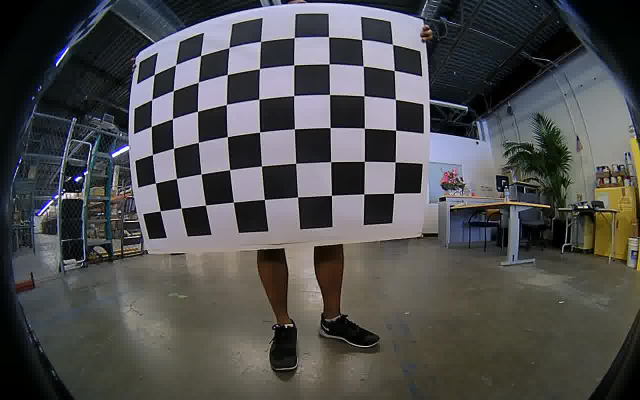
#> input picture input_images/image-005.jpg, 1280 x 800 px (shown at 1/2 size)
$ python main.py
#> lines starting #> are read from the running program, lines starting #| are printed output that depends on the picture; after the words box and inside, x2 and y2 are one past the last pixel; in counts of white or black regions, pixels touching at a corner belong together; long printed decimals are rounded
import cv2
import numpy as np
from scipy.optimize import least_squares

"""
    Performs single-image radial distortion calibration.
    Distortion model: x_d = x_u(1 + k1*r^2 + k2*r^4)
    where r^2 = x_u^2 + y_u^2 (normalized by focal length)
    """
class RadialDistortionCalibrator:
    def __init__(self, image_path, grid_size=(10, 7)):
        """Initialize with image path and checkerboard grid size."""
        self.img = cv2.imread(image_path)
        if self.img is None:
            raise RuntimeError(f"Cannot load image: {image_path}")

        self.gray = cv2.cvtColor(self.img, cv2.COLOR_BGR2GRAY)
        self.h, self.w = self.gray.shape
        self.grid_size = grid_size

    """Detect checkerboard corners using multiple strategies."""
    def detect_corners_robust(self):
        print("Detecting corners...")

        ret, corners = cv2.findChessboardCorners(
            self.gray, self.grid_size,
            cv2.CALIB_CB_ADAPTIVE_THRESH +
            cv2.CALIB_CB_NORMALIZE_IMAGE +
            cv2.CALIB_CB_FAST_CHECK
        )

        if not ret:
            print("  Standard detection failed, trying with preprocessing...")
            processed = cv2.GaussianBlur(self.gray, (5, 5), 0)
            processed = cv2.equalizeHist(processed)
            ret, corners = cv2.findChessboardCorners(
                processed, self.grid_size,
                cv2.CALIB_CB_ADAPTIVE_THRESH + cv2.CALIB_CB_NORMALIZE_IMAGE
            )

        if not ret:
            raise RuntimeError("Could not detect checkerboard corners")

        criteria = (cv2.TERM_CRITERIA_EPS + cv2.TERM_CRITERIA_MAX_ITER, 30, 0.001)
        corners_refined = cv2.cornerSubPix(
            self.gray, corners, (11, 11), (-1, -1), criteria
        )

        print(f"  Detected {len(corners_refined)} corners")
        return corners_refined.reshape(-1, 2)

    """Generate 3D object points for the planar checkerboard."""
    def create_object_points(self, square_size=1.0):
        objp = np.zeros((self.grid_size[0] * self.grid_size[1], 3), np.float32)
        objp[:, :2] = np.mgrid[0:self.grid_size[0], 0:self.grid_size[1]].T.reshape(-1, 2)
        objp *= square_size
        return objp

    """Compute initial camera parameters using OpenCV."""
    def initial_calibration(self, corners, objpoints):
        print("Initial calibration...")

        ret, K, dist, rvecs, tvecs = cv2.calibrateCamera(
            [objpoints], [corners.reshape(-1, 1, 2)],
            (self.w, self.h), None, None,
            flags=cv2.CALIB_FIX_K3 + cv2.CALIB_ZERO_TANGENT_DIST
        )

        return K, dist, rvecs[0], tvecs[0]

    """Apply RANSAC to filter out outlier points."""
    def apply_ransac(self, corners, objpoints, K, dist, rvec, tvec, threshold=2.0, iterations=1000):
        print("Applying RANSAC...")

        n_points = len(corners)
        best_inliers = []
        best_count = 0

        for _ in range(iterations):
            sample_idx = np.random.choice(n_points, 8, replace=False)
            projected, _ = cv2.projectPoints(objpoints[sample_idx], rvec, tvec, K, dist)
            projected = projected.reshape(-1, 2)

            all_projected, _ = cv2.projectPoints(objpoints, rvec, tvec, K, dist)
            all_projected = all_projected.reshape(-1, 2)
            errors = np.linalg.norm(corners - all_projected, axis=1)
            inliers = np.where(errors < threshold)[0]

            if len(inliers) > best_count:
                best_count = len(inliers)
                best_inliers = inliers

        print(f"  Inliers: {best_count}/{n_points}")
        return best_inliers

    """Compute reprojection residuals for optimization."""
    def residual_function(self, params, objpoints, imgpoints, w, h):
        fx, fy, cx, cy, k1, k2 = params[:6]
        rvec = params[6:9]
        tvec = params[9:12]

        K = np.array([[fx, 0, cx], [0, fy, cy], [0, 0, 1]])
        dist = np.array([k1, k2, 0, 0, 0])

        projected, _ = cv2.projectPoints(objpoints, rvec, tvec, K, dist)
        projected = projected.reshape(-1, 2)
        residuals = (imgpoints - projected).ravel()
        return residuals

    """Refine distortion parameters through non-linear optimization."""
    def refine_parameters(self, corners, objpoints, K, dist, rvec, tvec, inliers):
        print("Refining parameters...")

        corners_inliers = corners[inliers]
        objpoints_inliers = objpoints[inliers]

        params0 = np.concatenate([
            [K[0, 0], K[1, 1], K[0, 2], K[1, 2]],
            dist.ravel()[:2],
            rvec.ravel(),
            tvec.ravel()
        ])

        result = least_squares(
            self.residual_function,
            params0,
            args=(objpoints_inliers, corners_inliers, self.w, self.h),
            method='trf',
            verbose=0
        )

        params = result.x
        K_refined = np.array([[params[0], 0, params[2]],
                             [0, params[1], params[3]],
                             [0, 0, 1]])
        dist_refined = np.array([params[4], params[5], 0, 0, 0])
        rvec_refined = params[6:9].reshape(3, 1)
        tvec_refined = params[9:12].reshape(3, 1)

        return K_refined, dist_refined, rvec_refined, tvec_refined

    """Generate the undistorted version of the input image."""
    def undistort_image(self, K, dist):
        print("Undistorting image...")

        newK, roi = cv2.getOptimalNewCameraMatrix(K, dist, (self.w, self.h), 1, (self.w, self.h))
        undistorted = cv2.undistort(self.img, K, dist, None, newK)
        return undistorted, newK

    """Compute the mean reprojection error."""
    def compute_reprojection_error(self, corners, objpoints, K, dist, rvec, tvec):
        projected, _ = cv2.projectPoints(objpoints, rvec, tvec, K, dist)
        projected = projected.reshape(-1, 2)
        errors = np.linalg.norm(corners - projected, axis=1)
        mean_error = np.mean(errors)
        return mean_error, errors

    """Visualize detection, reprojection, and undistortion results."""
    def visualize_results(self, corners, objpoints, K, dist, rvec, tvec, undistorted, inliers):
        img_corners = self.img.copy()
        for i, corner in enumerate(corners):
            color = (0, 255, 0) if i in inliers else (0, 0, 255)
            cv2.circle(img_corners, tuple(corner.astype(int)), 5, color, -1)

        img_reproj = self.img.copy()
        projected, _ = cv2.projectPoints(objpoints, rvec, tvec, K, dist)
        projected = projected.reshape(-1, 2)

        for i in range(len(corners)):
            if i in inliers:
                cv2.circle(img_reproj, tuple(corners[i].astype(int)), 5, (0, 255, 0), 2)
                cv2.circle(img_reproj, tuple(projected[i].astype(int)), 3, (0, 0, 255), -1)
                cv2.line(img_reproj, tuple(corners[i].astype(int)), tuple(projected[i].astype(int)), (255, 0, 0), 1)

        h1, w1 = img_corners.shape[:2]
        max_width = 800
        scale = max_width / max(w1, w1)
        new_h, new_w = int(h1 * scale), int(w1 * scale)

        img_corners_resized = cv2.resize(img_corners, (new_w, new_h))
        img_reproj_resized = cv2.resize(img_reproj, (new_w, new_h))
        original_resized = cv2.resize(self.img, (new_w, new_h))
        undistorted_resized = cv2.resize(undistorted, (new_w, new_h))

        top_row = np.hstack([original_resized, img_corners_resized])
        bottom_row = np.hstack([img_reproj_resized, undistorted_resized])
        combined = np.vstack([top_row, bottom_row])

        font = cv2.FONT_HERSHEY_SIMPLEX
        cv2.putText(combined, 'Original', (10, 30), font, 1, (0, 255, 0), 2)
        cv2.putText(combined, 'Detected Corners', (new_w + 10, 30), font, 1, (0, 255, 0), 2)
        cv2.putText(combined, 'Reprojection', (10, new_h + 30), font, 1, (0, 255, 0), 2)
        cv2.putText(combined, 'Undistorted', (new_w + 10, new_h + 30), font, 1, (0, 255, 0), 2)

        cv2.imwrite('1_detected_corners.jpg', img_corners)
        cv2.imwrite('2_reprojection.jpg', img_reproj)
        cv2.imwrite('3_undistorted.jpg', undistorted)
        cv2.imwrite('4_combined_results.jpg', combined)

        print("\nVisualization images saved:")
        print("  - 1_detected_corners.jpg")
        print("  - 2_reprojection.jpg")
        print("  - 3_undistorted.jpg")
        print("  - 4_combined_results.jpg")

    def calibrate(self):
        """Complete calibration pipeline."""
        print("="*60)
        print("ROBUST RADIAL DISTORTION CALIBRATION")
        print("="*60)

        corners = self.detect_corners_robust()
        objpoints = self.create_object_points()
        K, dist, rvec, tvec = self.initial_calibration(corners, objpoints)
        inliers = self.apply_ransac(corners, objpoints, K, dist, rvec, tvec)
        K_refined, dist_refined, rvec_refined, tvec_refined = self.refine_parameters(
            corners, objpoints, K, dist, rvec, tvec, inliers
        )
        undistorted, newK = self.undistort_image(K_refined, dist_refined)

        mean_error, errors = self.compute_reprojection_error(
            corners[inliers], objpoints[inliers], K_refined, dist_refined, rvec_refined, tvec_refined
        )

        print("\n" + "="*60)
        print("CALIBRATION RESULTS")
        print("="*60)
        print("\nCamera Intrinsic Matrix (K):")
        print(K_refined)
        print(f"\nFocal lengths: fx={K_refined[0,0]:.2f}, fy={K_refined[1,1]:.2f}")
        print(f"Principal point: cx={K_refined[0,2]:.2f}, cy={K_refined[1,2]:.2f}")
        print(f"\nDistortion Coefficients [k1, k2]:")
        print(f"k1 = {dist_refined[0]:.6f}")
        print(f"k2 = {dist_refined[1]:.6f}")
        print(f"\nMean Reprojection Error: {mean_error:.4f} pixels")
        print(f"Max Reprojection Error: {np.max(errors):.4f} pixels")
        print(f"Min Reprojection Error: {np.min(errors):.4f} pixels")
        print("="*60)

        self.visualize_results(
            corners, objpoints, K_refined, dist_refined, rvec_refined, tvec_refined, undistorted, inliers
        )

        return {
            'K': K_refined,
            'dist': dist_refined,
            'rvec': rvec_refined,
            'tvec': tvec_refined,
            'undistorted': undistorted,
            'mean_error': mean_error,
            'inliers': inliers
        }


if __name__ == "__main__":
    calibrator = RadialDistortionCalibrator(
        image_path=input("Enter image path: "),
        grid_size=(9, 6)
    )
#> the answer given: input_images/image-005.jpg
#> in __init__, self.img is the input picture: shape (800, 1280, 3); mean B, G, R 78.6, 78.1, 78.3
#> in __init__, `self.gray = cv2.cvtColor(self.img, cv2.COLOR_BGR2GRAY)`:
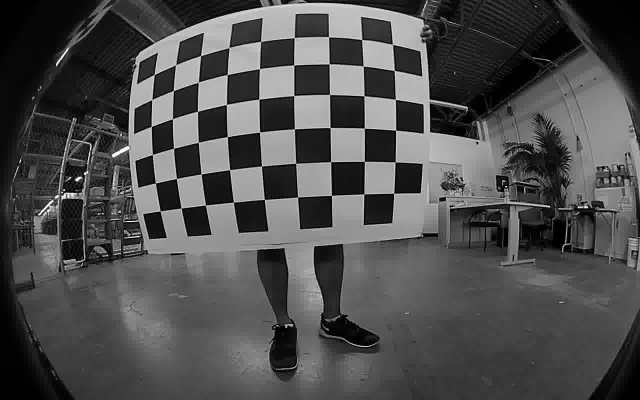
#> self.gray: shape (800, 1280) (shown at 1/2 size); min 0, max 255, mean 78.2

    results = calibrator.calibrate()
#> in detect_corners_robust, `ret, corners = cv2.findChessboardCorners( self.gray, self.grid_size, c..`: ret = True; corners = 54 rows, first 8: [309.4, 149.5], [351.4, 130.6], [402, 111.5], [458.6, 95.37], [522, 83.3], [588.8, 75.84], [658.1, 74.46], [723.9, 79.36]
#> in detect_corners_robust, `corners_refined = cv2.cornerSubPix( self.gray, corners, (11, 11), (-1,..`: corners_refined = 54 rows, first 8: [308.9, 149.6], [351.7, 130], [401.9, 111.6], [458.5, 95.52], [521.9, 83.25], [588.8, 75.63], [657.7, 74.1], [723.9, 79.48]
#|   Detected 54 corners
#> in calibrate, `corners = self.detect_corners_robust()`: corners = 54 pairs, first value 302.9 to 791.7, second value 74.1 to 422.3
#> in initial_calibration, `ret, K, dist, rvecs, tvecs = cv2.calibrateCamera( [objpoints], [corner..`: ret = 2.38; K = [[1324.2, 0, 615.3], [0, 1674.6, 448.9], [0, 0, 1]]; dist = [[-2.74, 5.76, 0, 0, 0]]; rvecs = ([0.733, -0.0332, -0.0341],); tvecs = ([-5.39, -4.13, 15.97],)
#> in calibrate, `K, dist, rvec, tvec = self.initial_calibration(corners, objpoints)`: dist = [[-2.74, 5.76, 0, 0, 0]]; rvec = [0.733, -0.0332, -0.0341]; tvec = [-5.39, -4.13, 15.97]
#> in apply_ransac, `n_points = len(corners)`: n_points = 54
#> the loop in apply_ransac, `for _ in range(iterations):` made 1000 passes
#> (sample_idx, best_count) on pass 1: ([53, 33, 48, 26, 11, 2, 32, 42], 30)
#> sample_idx on passes 2 to 7: [23, 10, 29, 2, 24, 21, 44, 7], [32, 5, 33, 28, 7, 38, 40, 12], [5, 45, 23, 36, 10, 27, 48, 42], [44, 16, 53, 6, 21, 48, 39, 34], [10, 45, 46, 31, 4, 51, 8, 23], [30, 6, 16, 33, 21, 2, 9, 35]
#> after the loop in apply_ransac, `for _ in range(iterations):`: best_count = 30; best_inliers = 30 values from 1 to 53
#|   Inliers: 30/54
#> in refine_parameters, `corners_inliers = corners[inliers]`: corners_inliers = 30 pairs, first value 305.2 to 791.7, second value 95.52 to 399.4
#> in refine_parameters, `objpoints_inliers = objpoints[inliers]`: objpoints_inliers = 30 rows, first 8: [1, 0, 0], [2, 0, 0], [3, 0, 0], [2, 1, 0], [3, 1, 0], [4, 1, 0], [5, 1, 0], [6, 1, 0]
#> in refine_parameters, `params0 = np.concatenate([ [K[0, 0], K[1, 1], K[0, 2], K[1, 2]], dist...`: params0 = [1324.2, 1674.6, 615.3, 448.9, -2.74, 5.76, 0.733, -0.0332, -0.0341, -5.39, -4.13, 15.97]
#> in refine_parameters, `result = least_squares( self.residual_function, params0, args=(objpoin..`: result = 12 items
#> in refine_parameters, `params = result.x`: params = [1006.9, 1180.7, 618.8, 449.6, -1.54, 1.78, 0.644, -0.0452, -0.0352, -5.44, -4.45, 11.66]
#> in refine_parameters, `K_refined = np.array([[params[0], 0, params[2]], [0, params[1], params..`: K_refined = [[1006.9, 0, 618.8], [0, 1180.7, 449.6], [0, 0, 1]]
#> in refine_parameters, `dist_refined = np.array([params[4], params[5], 0, 0, 0])`: dist_refined = [-1.54, 1.78, 0, 0, 0]
#> in refine_parameters, `rvec_refined = params[6:9].reshape(3, 1)`: rvec_refined = [0.644, -0.0452, -0.0352]
#> in refine_parameters, `tvec_refined = params[9:12].reshape(3, 1)`: tvec_refined = [-5.44, -4.45, 11.66]
#> in calibrate, `K_refined, dist_refined, rvec_refined, tvec_refined = self.refine_para..`: dist_refined = [-1.54, 1.78, 0, 0, 0]; rvec_refined = [0.644, -0.0452, -0.0352]; tvec_refined = [-5.44, -4.45, 11.66]
#> in undistort_image, `newK, roi = cv2.getOptimalNewCameraMatrix(K, dist, (self.w, self.h), 1..`: newK = [[673.1, 0, 618.6], [0, 788.8, 449.7], [0, 0, 1]]; roi = (2, 23, 1262, 707)
#> in undistort_image, `undistorted = cv2.undistort(self.img, K, dist, None, newK)`:
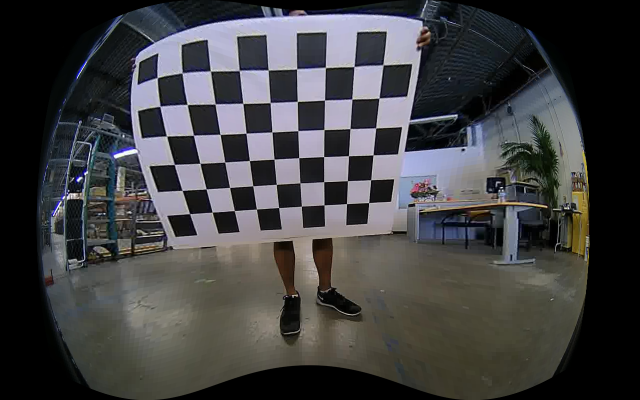
#> undistorted: shape (800, 1280, 3) (shown at 1/2 size); mean B, G, R 66, 64.6, 64.7
#> in calibrate, `undistorted, newK = self.undistort_image(K_refined, dist_refined)`: newK = [[673.1, 0, 618.6], [0, 788.8, 449.7], [0, 0, 1]]
#> in compute_reprojection_error, `projected, _ = cv2.projectPoints(objpoints, rvec, tvec, K, dist)`: projected = 30 rows, first 8: [350.3, 130.4], [401.4, 112.7], [458.4, 95.68], [397.9, 165.8], [455.5, 149.6], [520, 137.2], [588.9, 129.8], [658.6, 128]
#> in compute_reprojection_error, `projected = projected.reshape(-1, 2)`: projected = 30 pairs, first value 305.7 to 791.8, second value 95.68 to 398.9
#> in compute_reprojection_error, `errors = np.linalg.norm(corners - projected, axis=1)`: errors = 30 values, max 1.77 at index 18, min 0.0981 at index 10, mean 0.812
#> in compute_reprojection_error, `mean_error = np.mean(errors)`: mean_error = 0.812
#| [[1.00688743e+03 0.00000000e+00 6.18755431e+02]
#|  [0.00000000e+00 1.18070315e+03 4.49597931e+02]
#|  [0.00000000e+00 0.00000000e+00 1.00000000e+00]]
#| Focal lengths: fx=1006.89, fy=1180.70
#| Principal point: cx=618.76, cy=449.60
#| k1 = -1.539
#| k2 = 1.782
#| Mean Reprojection Error: 0.8124 pixels
#| Max Reprojection Error: 1.7736 pixels
#| Min Reprojection Error: 0.0981 pixels
#> the loop in visualize_results, `for i, corner in enumerate(corners):` made 54 passes
#> (corner, color) on passes 1 to 12: ([308.9, 149.6], (0, 0, 255)), ([351.7, 130], (0, 255, 0)), ([401.9, 111.6], (0, 255, 0)), ([458.5, 95.52], (0, 255, 0)), ([521.9, 83.25], (0, 0, 255)), ([588.8, 75.63], (0, 0, 255)), ([657.7, 74.1], (0, 0, 255)), ([723.9, 79.48], (0, 0, 255)), ([785.3, 88.97], (0, 0, 255)), ([304.2, 199.6], (0, 0, 255)), ([347.2, 181.8], (0, 0, 255)), ([397.1, 164.9], (0, 255, 0))
#> after the loop in visualize_results, `for i, corner in enumerate(corners):`:
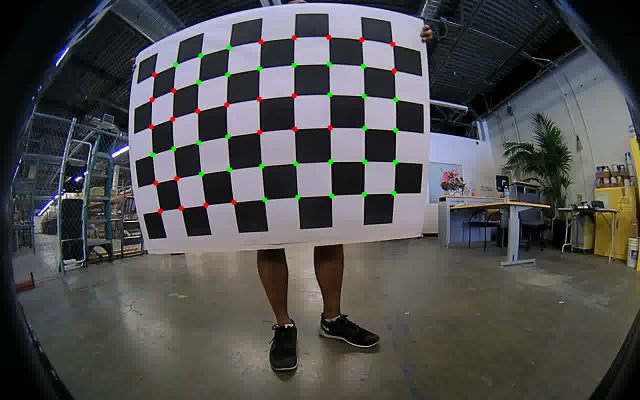
#> img_corners: shape (800, 1280, 3) (shown at 1/2 size); 0.43% of pixels changed, all inside (x1, y1, x2, y2) = (297, 69, 797, 428)
#> in visualize_results, `projected, _ = cv2.projectPoints(objpoints, rvec, tvec, K, dist)`: projected = 54 rows, first 8: [301.4, 144.7], [350.3, 130.4], [401.4, 112.7], [458.4, 95.68], [521.4, 82.35], [588.4, 74.59], [656.3, 73.25], [721.6, 78.15]
#> in visualize_results, `projected = projected.reshape(-1, 2)`: projected = 54 pairs, first value 301.4 to 791.8, second value 73.25 to 419.1
#> the loop in visualize_results, `for i in range(len(corners)):` made 54 passes
#> after the loop in visualize_results, `for i in range(len(corners)):`:
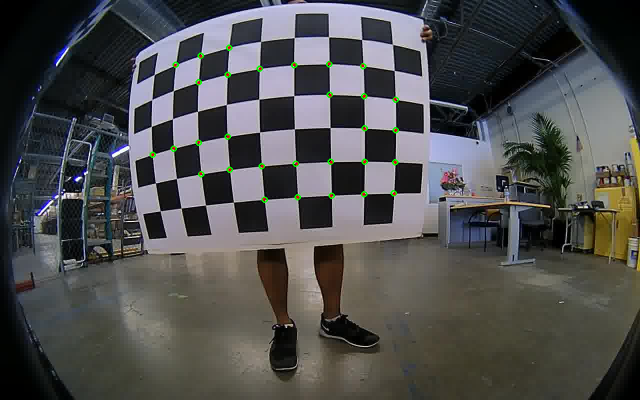
#> img_reproj: shape (800, 1280, 3) (shown at 1/2 size); 0.34% of pixels changed, all inside (x1, y1, x2, y2) = (299, 89, 798, 406)
#> in visualize_results, `new_h, new_w = int(h1 * scale), int(w1 * scale)`: new_h = 500; new_w = 800
#> in visualize_results, `bottom_row = np.hstack([img_reproj_resized, undistorted_resized])`:
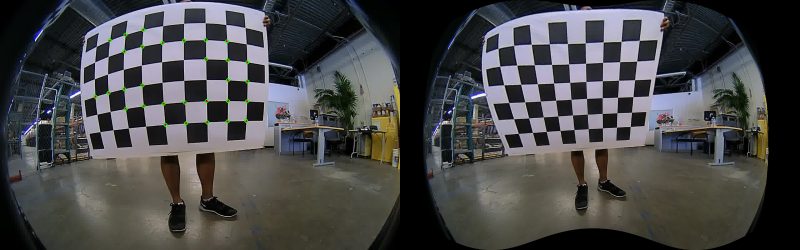
#> bottom_row: shape (500, 1600, 3) (shown at 1/2 size); mean B, G, R 72.1, 71.4, 71.4
#> in visualize_results, `combined = np.vstack([top_row, bottom_row])`:
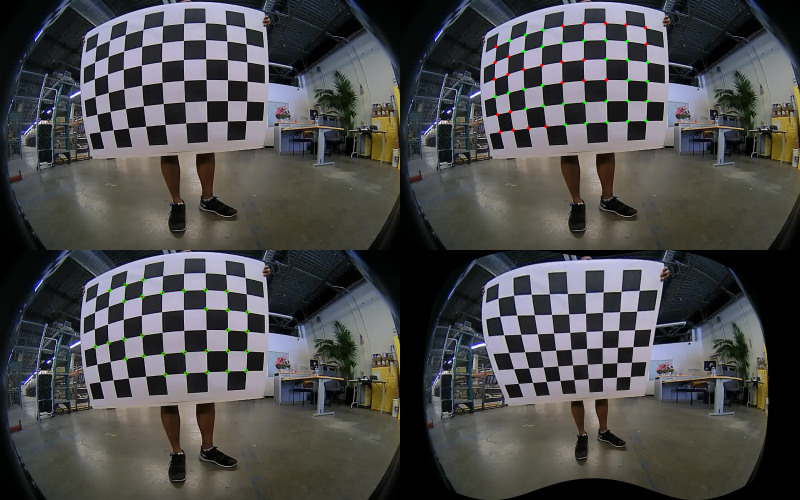
#> combined: shape (1000, 1600, 3) (shown at 1/2 size); mean B, G, R 75.2, 74.8, 74.8
#> in visualize_results, `font = cv2.FONT_HERSHEY_SIMPLEX`: font = 0
#> in visualize_results, `cv2.putText(combined, 'Undistorted', (new_w + 10, new_h + 30), font, 1..`:
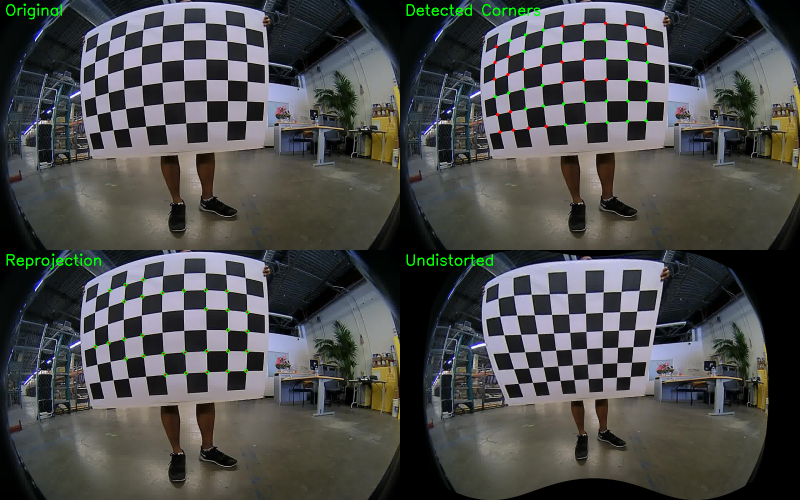
#> combined: shape (1000, 1600, 3) (shown at 1/2 size); mean B, G, R 75.1, 75.6, 74.7
#> results = 7 items

    cv2.imwrite('undistorted_output.jpg', results['undistorted'])
    print("\n" + "="*60)
    print("OUTPUT FILES SAVED")
    print("="*60)
